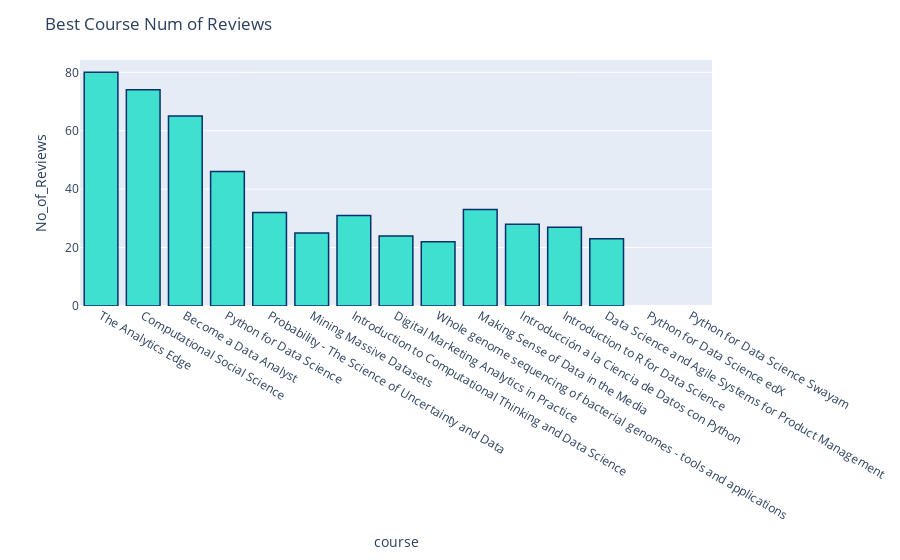

Source (notebook cell):
### Code cell
# Best Courses & Num of Reviews

fig = px.bar(bestRated, x='course', y='No_of_Reviews')
fig.update_traces(marker_color="turquoise",marker_line_color='rgb(8,48,107)',
                  marker_line_width=1.5)
fig.update_layout(title_text='Best Course Num of Reviews')
# py.plot(fig)
fig.show()

### Figure 1 — Plotly figure (JSON) as saved in the notebook; plotly's stock layout.template omitted (floating-point values rounded to 4 significant figures)
{"data": [{"alignmentgroup": "True", "hovertemplate": "course=%{x}<br>No_of_Reviews=%{y}<extra></extra>", "legendgroup": "", "marker": {"color": "turquoise", "line": {"color": "rgb(8,48,107)", "width": 1.5}}, "name": "", "offsetgroup": "", "orientation": "v", "showlegend": false, "textposition": "auto", "type": "bar", "x": ["The Analytics Edge", "Computational Social Science", "Become a Data Analyst", "Python for Data Science", "Probability - The Science of Uncertainty and Data", "Mining Massive Datasets", "Introduction to Computational Thinking and Data Science", "Digital Marketing Analytics in Practice", "Whole genome sequencing of bacterial genomes - tools and applications", "Making Sense of Data in the Media", "Introducción a la Ciencia de Datos con Python", "Introduction to R for Data Science", "Data Science and Agile Systems for Product Management", "Python for Data Science edX", "Python for Data Science Swayam"], "xaxis": "x", "y": [80, 74, 65, 46, 32, 25, 31, 24, 22, 33, 28, 27, 23, null, null], "yaxis": "y"}], "layout": {"barmode": "relative", "legend": {"tracegroupgap": 0}, "margin": {"t": 60}, "title": {"text": "Best Course Num of Reviews"}, "xaxis": {"anchor": "y", "domain": [0, 1], "title": {"text": "course"}}, "yaxis": {"anchor": "x", "domain": [0, 1], "title": {"text": "No_of_Reviews"}}}}
